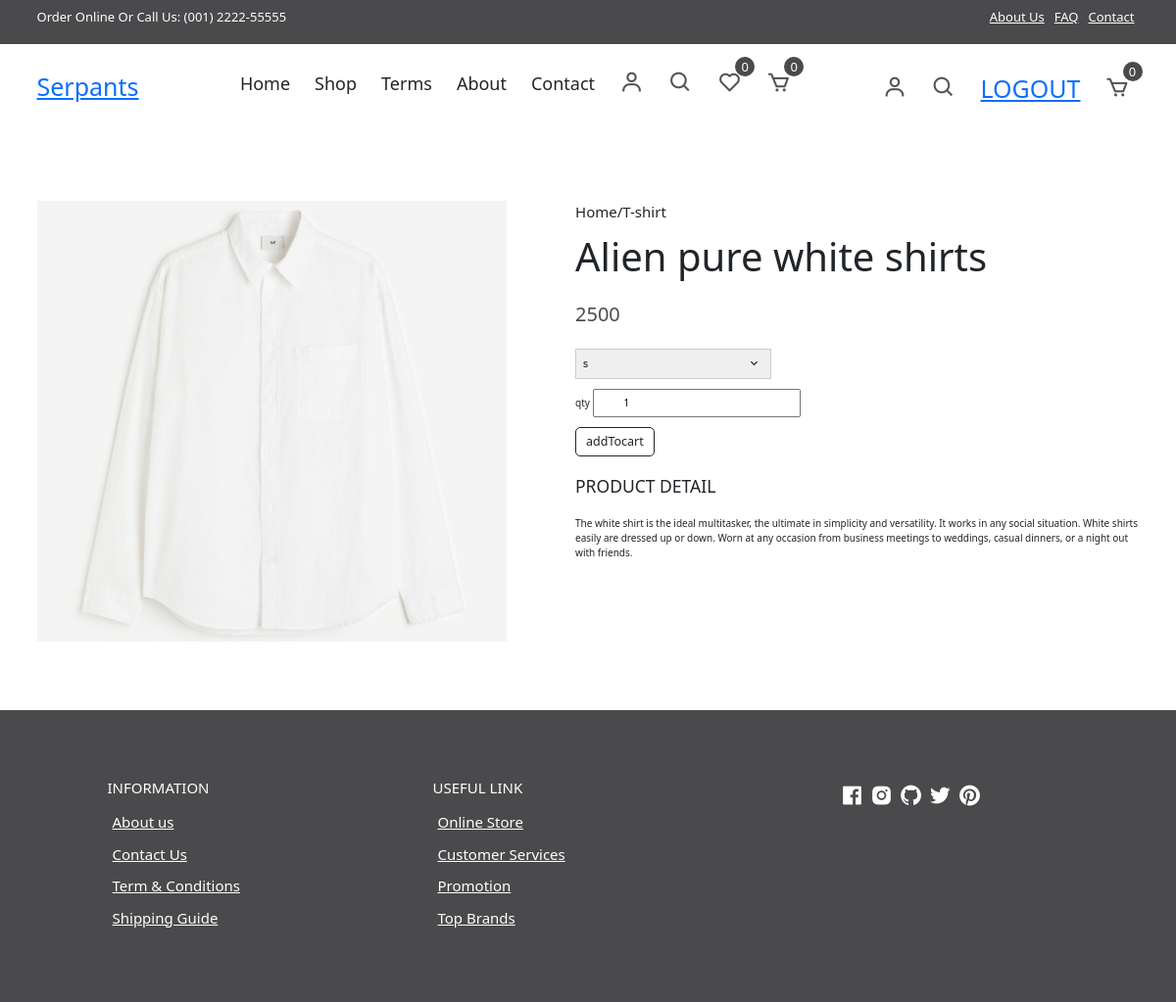
The app's page /products/1/ (signed in) with its own data.
### store/models.py (models this page shows, shortened)
class Product(models.Model):
    title=models.CharField(max_length=200)
    description=models.TextField(null=True)
    image=models.ImageField(upload_to="product_images",default="default.jpg",null=True,blank=True)
    category_object=models.ForeignKey(Category,on_delete=models.CASCADE,related_name="item")
    size_object=models.ManyToManyField(Size)
    price=models.PositiveIntegerField()
    created_date=models.DateTimeField(auto_now_add=True)
    updated_date=models.DateTimeField(auto_now=True)
    is_active=models.BooleanField(default=True)
    tag_objects=models.ManyToManyField(Tag,null=True)

### store/views.py (the view)
# urls.py: path("products/<int:pk>/",views.ProductDetailView.as_view(),name="product-detail"),
@method_decorator([signinrequired,never_cache],name="dispatch")
class ProductDetailView(View):
    def get(self,request,*args,**kwargs):
        id=kwargs.get("pk")
        qs=Product.objects.get(id=id)
        return render(request,"product_detail.html",{"data":qs})

### store/context_processors.py (called while the page is built)
def basket_count(request):
    if request.user.is_authenticated:
        count=request.user.cart.cart_item_count
        return {"cart_count":count}
    else:
        return{"cart_count":0}

### store/models.py (called while the page is built)
    @property
    def cart_items(self):   #--here--self=basket---
        return self.cartitem.filter(is_order_placed=False)

    @property
    def cart_item_count(self):
        return self.cart_items.count()

### store/templates/product_detail.html (shortened to what this page needs)
{%extends 'base.html'%}
{%load static%}
{%block link_block%}
<link href="https://cdn.jsdelivr.net/npm/bootstrap@5.3.3/dist/css/bootstrap.min.css" rel="stylesheet">
{%endblock%}
{%block main_block%}
<section class="section product-detail">
    <div class="details container">
      <div class="left image-container">
        <div class="main">
          <img src="{{data.image.url}}" id="zoom" alt="" />
        </div>
      </div>
      <div class="right">
        <span>Home/T-shirt</span>
        <h1>{{data.title}}</h1>
        <div class="price">{{data.price}}</div>
        <form method="post" action="{%url 'addto-basket' data.id%}">
          <div>
            <select name="size">
             {%for op in data.size_object.all%}
                <option value="{{op.name}}">{{op.name}}</option>
             {%endfor%}
            </select>
            <span><i class="bx bx-chevron-down"></i></span>
          </div>
          <p class="mt-3">
           <label for="">qty</label> <input type="number" value="1"  name="qty" class="py-2 px-5"/>
          </p>
          <button type="submit" class="btn btn-outline-dark btn-lg">addTocart</button>
        </form>
        <h3>Product Detail</h3>
        <p>
         {{data.description}}
        </p>
      </div>
    </div>
  </section>
{%endblock%}

### store/static/css/styles.css (style rules this page uses)
:root { --white: #fff; --black: #222; --green: #4a4a4c; --grey1: #f0f0f0; --grey2: #e9d7d3; }
*, *::before, *::after { margin: 0; padding: 0; box-sizing: inherit; }
html { box-sizing: border-box; font-size: 62.5%; }
body { font-family: 'Roboto', sans-serif; font-size: 1.6rem; background-color: var(--white); color: var(--black); font-weight: 400; font-style: normal; }
.container { max-width: 114rem; margin: 0 auto; padding: 0 3rem; }
.section { padding: 10rem 0 5rem 0; overflow: hidden; }
form { position: relative; z-index: 1; }
form span { position: absolute; top: 50%; right: 1rem; transform: translateY(-50%); font-size: 2rem; z-index: 0; }
.product-detail .details { display: grid; grid-template-columns: 1fr 1.2fr; gap: 7rem; }
.product-detail .left { display: flex; flex-direction: column; }
.product-detail .left .main { text-align: center; background-color: #f6f2f1; margin-bottom: 2rem; height: 45rem; }
.product-detail .left .main img { object-fit: cover; height: 100%; width: 100%; }
.product-detail .right span { display: inline-block; font-size: 1.5rem; margin-bottom: 1rem; }
.product-detail .right h1 { font-size: 4rem; line-height: 1.2; margin-bottom: 2rem; }
.product-detail .right .price { font-size: 600; font-size: 2rem; color: var(--green); margin-bottom: 2rem; }
.product-detail .right div { display: inline-block; position: relative; z-index: -1; }
.product-detail .right select { font-family: 'Poppins', sans-serif; width: 20rem; padding: 0.7rem; border: 1px solid #ccc; appearance: none; outline: none; }
.product-detail form { margin-bottom: 2rem; z-index: 0; }
.product-detail form span { position: absolute; top: 50%; right: 1rem; transform: translateY(-50%); font-size: 2rem; z-index: 0; }
.product-detail h3 { text-transform: uppercase; margin-bottom: 2rem; }

### records on screen
Product: image (picture), title "Alien pure white shirts", price "2500", description "The white shirt is the ideal multitasker, the ultimate in simplicity and versatility. It works in any social situation. White shirts easily are dressed up or down. Worn at any occasion from business meetings to weddings, casual dinners, or a night out with friends."

### other values on screen
{{ cart_count }} "0"
form field size "s"
